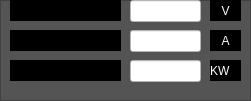
                 <widget class="QFrame" name="frame_13">
                  <property name="geometry">
                   <rect>
                    <x>640</x>
                    <y>430</y>
                    <width>251</width>
                    <height>101</height>
                   </rect>
                  </property>
                  <property name="styleSheet">
                   <string notr="true">background-color:rgb(84, 84, 84);</string>
                  </property>
                  <property name="frameShape">
                   <enum>QFrame::StyledPanel</enum>
                  </property>
                  <property name="frameShadow">
                   <enum>QFrame::Raised</enum>
                  </property>
                  <widget class="QLabel" name="label_31">
                   <property name="geometry">
                    <rect>
                     <x>10</x>
                     <y>0</y>
                     <width>111</width>
                     <height>21</height>
                    </rect>
                   </property>
                   <property name="styleSheet">
                    <string notr="true">font: 10pt &quot;Segoe UI&quot;;
background-color: rgb(0, 0, 0);</string>
                   </property>
                   <property name="text">
                    <string>VOLTAJE</string>
                   </property>
                  </widget>
                  <widget class="QLabel" name="label_32">
                   <property name="geometry">
                    <rect>
                     <x>10</x>
                     <y>30</y>
                     <width>111</width>
                     <height>21</height>
                    </rect>
                   </property>
                   <property name="styleSheet">
                    <string notr="true">font: 10pt &quot;Segoe UI&quot;;
background-color: rgb(0, 0, 0);</string>
                   </property>
                   <property name="text">
                    <string>CORRIENTE</string>
                   </property>
                  </widget>
                  <widget class="QLabel" name="label_33">
                   <property name="geometry">
                    <rect>
                     <x>10</x>
                     <y>60</y>
                     <width>111</width>
                     <height>21</height>
                    </rect>
                   </property>
                   <property name="styleSheet">
                    <string notr="true">font: 10pt &quot;Segoe UI&quot;;
background-color: rgb(0, 0, 0);</string>
                   </property>
                   <property name="text">
                    <string>POTENCIA</string>
                   </property>
                  </widget>
                  <widget class="QLineEdit" name="lineEdit_15">
                   <property name="geometry">
                    <rect>
                     <x>130</x>
                     <y>0</y>
                     <width>71</width>
                     <height>22</height>
                    </rect>
                   </property>
                   <property name="styleSheet">
                    <string notr="true">background-color: rgb(255, 255, 255);</string>
                   </property>
                  </widget>
                  <widget class="QLineEdit" name="lineEdit_16">
                   <property name="geometry">
                    <rect>
                     <x>130</x>
                     <y>30</y>
                     <width>71</width>
                     <height>22</height>
                    </rect>
                   </property>
                   <property name="styleSheet">
                    <string notr="true">background-color: rgb(255, 255, 255);</string>
                   </property>
                  </widget>
                  <widget class="QLineEdit" name="lineEdit_17">
                   <property name="geometry">
                    <rect>
                     <x>130</x>
                     <y>60</y>
                     <width>71</width>
                     <height>22</height>
                    </rect>
                   </property>
                   <property name="styleSheet">
                    <string notr="true">background-color: rgb(255, 255, 255);</string>
                   </property>
                  </widget>
                  <widget class="QLabel" name="label_38">
                   <property name="geometry">
                    <rect>
                     <x>210</x>
                     <y>0</y>
                     <width>31</width>
                     <height>21</height>
                    </rect>
                   </property>
                   <property name="styleSheet">
                    <string notr="true">background-color: rgb(0, 0, 0);
color: rgb(255, 255, 255);
font: 700 14pt &quot;Segoe UI&quot;;</string>
                   </property>
                   <property name="text">
                    <string>V</string>
                   </property>
                   <property name="alignment">
                    <set>Qt::AlignCenter</set>
                   </property>
                  </widget>
                  <widget class="QLabel" name="label_39">
                   <property name="geometry">
                    <rect>
                     <x>210</x>
                     <y>30</y>
                     <width>31</width>
                     <height>21</height>
                    </rect>
                   </property>
                   <property name="styleSheet">
                    <string notr="true">background-color: rgb(0, 0, 0);
color: rgb(255, 255, 255);
font: 700 14pt &quot;Segoe UI&quot;;</string>
                   </property>
                   <property name="text">
                    <string>A</string>
                   </property>
                   <property name="alignment">
                    <set>Qt::AlignCenter</set>
                   </property>
                  </widget>
                  <widget class="QLabel" name="label_40">
                   <property name="geometry">
                    <rect>
                     <x>210</x>
                     <y>60</y>
                     <width>31</width>
                     <height>21</height>
                    </rect>
                   </property>
                   <property name="styleSheet">
                    <string notr="true">background-color: rgb(0, 0, 0);
color: rgb(255, 255, 255);
font: 700 14pt &quot;Segoe UI&quot;;</string>
                   </property>
                   <property name="text">
                    <string>KW</string>
                   </property>
                  </widget>
                 </widget>
